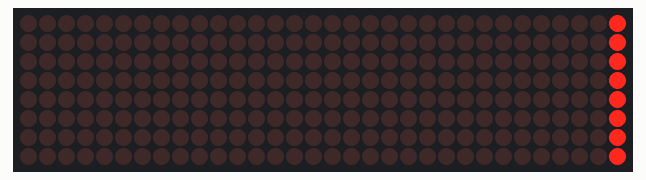
A sketch run on a simulated Arduino Uno, built with avr-gcc and run on an emulated ATmega328P. Parts: 32×8 LED matrix.

Above: at 0.06 s.
At 0.58 s:
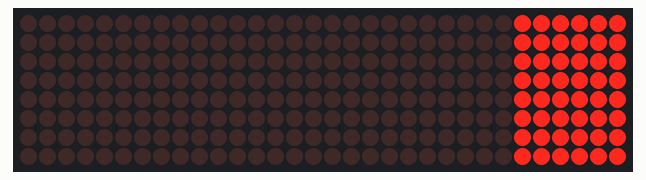
At 1.1 s:
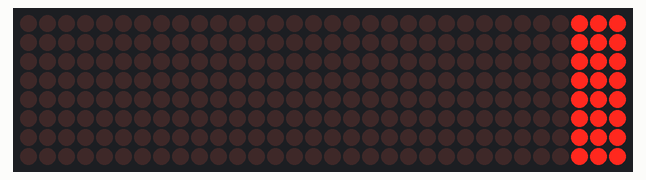

The sketch:

metrix_28.ino
```cpp
#include "LedControl.h"

const int DIN=7;
const int CS=8;
const int CLK=9;
const int MATRIX=4;

LedControl dot_matrix = LedControl(DIN,CS,CLK, MATRIX);

void dot_metrix_init(int matrix) {
  for(int i=0; i<matrix; i++) {
    dot_matrix.shutdown(i,false);
    dot_matrix.setIntensity(i,0);
    dot_matrix.clearDisplay(i);
  }
}

void setup() {
  dot_metrix_init(MATRIX);

}

void loop() {
int n=0;
int line=0;
int led=0;


for(int i=1; i<255; i*=2){
  for(line=0;line<8;line++){

      led |=i;
  dot_matrix.setRow(n,line,led);

  }
  delay(100);
}

}
```

Measured:
- by itself, everything shown: repeats every 0.83 s, in 8 steps
